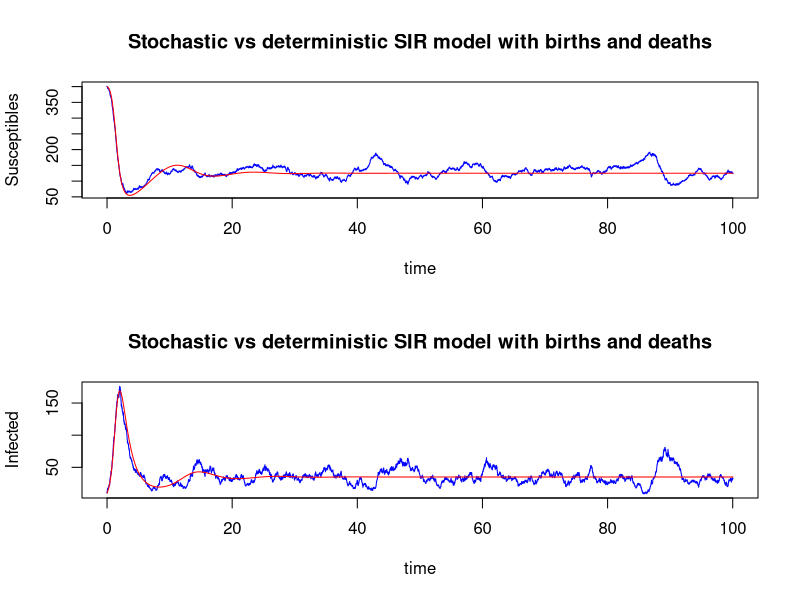

Write R code to recreate this figure.
#class notes week 8
#demographic stochasticity in continuous time
#how much does discrete time vs continuous time influence the model
#so we will start with an ODE model (ordinary differential equation) and then put in some demographic stochasicity 

#we will have: (see notes)
#total pop: N = S + I + R
#susceptible becomes infected: dS/dt =  -B*(S*I)/N
#infected: dI/dt = BSI/N - YI (amount recovered)
#recovered: dR/dt = YI 
#(See notes for above)

#We will be using non-dimensionalization to take units out and simplify the model
#so we will non-dimensionalize time, and turn it into disease generations (t)
#so tao=t(gamma+mew)

#TWO STEPS:
#1 Calculate wait time to next event
#2 calculate which event occurs (birth, death, infection, recovery)

#SIR (simple infection rate) model with and without demographic stochasticity

rm(list=ls()) #clear all
library(deSolve) #loads the ODE solving package

#--------------
#functions
#deterministic model
SIRdet = function(t,x,parms){
  with(as.list(c(parms,x)),{
    dS = p*(N-S) - R0*S*I/N #susceptibles
    dI = R0*S*I/N - I #infecteds
    list(c(dS,dI)) #return dS and dI in a vector
  })
}

#stochastic model
SIRstoch = function(R0,p,N,I0,S0,tf=100){
  #error checking
  #making sure pop sizes are whole numbers
  N = as.integer(N)
  I0 = as.integer(I0)
  S0 = as.integer(S0)
  if((I0+S0)>N) stop("Total population sizes S0+I0 are greater than total population size N")
  if(p>1) stop("Cannot have a birth/death rate p > 1")
  #assign remaining parameters and intial conditions
  alpha = 1-p #recovery rate
  Rec0 = N-S0-I0 #initial population of recoverd individuals
  vt = 0 #vector of time each event occured
  SIR = as.matrix(c(S0,I0,Rec0)) #build initial population sizes matrix to add to over time
  tstep = 1 #counter of events that have occured
  #outcome matrix
  dN = cbind(c(1,0,0),c(-1,0,0),c(-1,1,0),c(0,-1,1),c(0,-1,0),c(0,0,-1)) #the six possible outcomes of an event: birth, death of S, infection, recovery, death of I, and death of R
  nOut = ncol(dN) #number of possible outcomes
  while(vt[tstep]<tf) {#run until we hit tf
    #find rates of each event and their sum
    Nt = sum(SIR[,tstep])
    wt = c(p*Nt, p*SIR[1,tstep],R0*SIR[1,tstep]*SIR[2,tstep]/Nt, alpha*SIR[2,tstep],p*SIR[2,tstep],p*SIR[3,tstep]) #rate for each event -  make sure in same order as outcome matrix above
    sum_wt = sum(wt) #sum of wait times
    #calculate wait time to next event
    dt = rexp(n=1,rate=sum_wt) #exponential distribution draw
    #calculate which event occurs
    wtn = wt/sum_wt #normalized rates
    outIdx = sample(1:nOut, size=1, prob=wtn) #determine which event occurs
    #update S,I, and/or R populations
    SIR = cbind(SIR, SIR[,tstep]+dN[,outIdx])
    #update our time
    vt[tstep+1] = vt[tstep]+dt
    #update counter
    tstep = tstep+1
  }
  return(list(t=vt, N=SIR)) #returns the SIR matrix and time vector together as a list
}


#--------------
#parameters and initial population sizes
R0= 8 #infection rate
p= 0.04 #birth/date rate
N= 1000 #population size
S0= floor(0.4*N) #initial number of susceptibles as a whole number
I0= floor(0.01*N) #floor cuts off everything after the decimal, rounding down and guranteeing a whole number initial infected


#--------------
#run everything
#run the stochastic model
StochOut = SIRstoch(R0=R0,p=p,N=N, I0=I0, S0=S0)

#run the deterministic model
parms = c(R0=R0,p=p,N=N) #parameters vector
x0= c(S=S0, I=I0) #initial population sizes
detOut=as.data.frame(lsoda(x0, StochOut$t,SIRdet,parms)) #run ODE (need to add time)

#--------------
#plot everything
mf = par(mfrow=c(2,1)) #sets up 2x1 subplot
plot(StochOut$t,StochOut$N[1,],type='l',col='blue',xlab="time",ylab="Susceptibles",main="Stochastic vs deterministic SIR model with births and deaths")
lines(StochOut$t,detOut$S,col='red')

plot(StochOut$t,StochOut$N[2,],type='l',col='blue',xlab="time",ylab="Infected",main="Stochastic vs deterministic SIR model with births and deaths")
lines(StochOut$t,detOut$I,col='red')
par(mfrow=mf)
